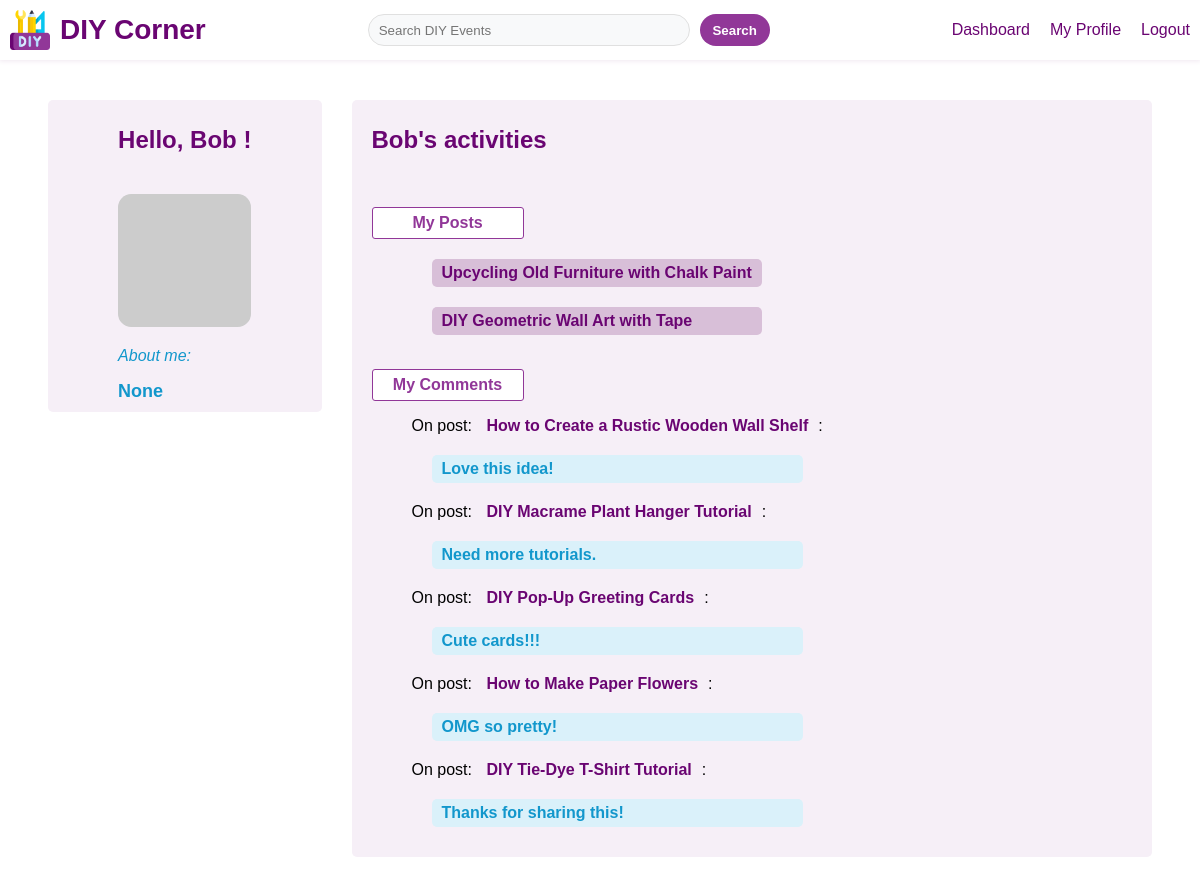
Page /profile/2 (signed in) on the committed database.
### app/models.py (models this page shows, shortened)
class User(db.Model, UserMixin):
    __tablename__ = 'user'
    id = db.Column(db.Integer, primary_key=True, autoincrement=True)
    username = db.Column(db.String(50), nullable=False)
    password_hash = db.Column(db.String(128), nullable=False)
    about_me = db.Column(db.Text, nullable=True)
    last_seen = db.Column(db.DateTime, nullable=False, default=datetime.now)
    def get_id(self):
        return self.id
    def avatar(self, size):
        digest = md5(self.username.lower().encode('utf-8')).hexdigest()
        return f'https://www.gravatar.com/avatar/{digest}?d=identicon&s={size}'

class Post(db.Model):
    __tablename__ = 'post'
    id = db.Column(db.Integer, primary_key=True, autoincrement=True)
    title = db.Column(db.String(100), nullable=False)
    content = db.Column(db.Text, nullable=False)
    date_posted = db.Column(db.DateTime, nullable=False, default=datetime.now)
    user_id = db.Column(db.Integer, db.ForeignKey('user.id'), nullable=False)
    author = db.relationship('User', backref=db.backref('post'))

class Comment(db.Model):
    __tablename__ = 'comment'
    id = db.Column(db.Integer, primary_key=True, autoincrement=True)
    content = db.Column(db.Text, nullable=False)
    date_posted = db.Column(db.DateTime, nullable=False, default=datetime.now)
    user_id = db.Column(db.Integer, db.ForeignKey('user.id'), nullable=False)
    post_id = db.Column(db.Integer, db.ForeignKey('post.id'), nullable=False)
    author = db.relationship('User', backref=db.backref('comment'))
    post = db.relationship('Post', backref=db.backref('comment', order_by=id))

### app/routes.py (the view)
@main.route('/profile/<int:user_id>', methods=['GET', 'POST'])
@login_required
def profile(user_id):
    user = User.query.get_or_404(user_id)
    posts = Post.query.filter_by(author=user).all()
    comments = Comment.query.filter_by(author=user).all()
    editprofile_form = EditProfileForm()
    if request.method == 'POST' and editprofile_form.validate_on_submit():
        if user == current_user:
            current_user.about_me = editprofile_form.about_me.data
            db.session.commit()
            flash('Your changes have been saved.')
            return redirect(url_for('main.profile', user_id=current_user.id))
    elif request.method == 'GET' and user == current_user:
        editprofile_form.about_me.data = current_user.about_me
    return render_template('profile.html', user=user, posts=posts, comments=comments, form=editprofile_form)

### app/forms.py
class EditProfileForm(FlaskForm):
    about_me = TextAreaField('About me', validators=[Length(min=0, max=140)])
    submit = SubmitField('Edit profile')

### app/models.py (called while the page is built)
@login.user_loader
def get_user(id):
    return User.query.get(int(id))

### app/templates/profile.html (shortened to what this page needs)
{% extends "base.html" %}
{% block content %}
<div class="profile-container">
    <div class="profile-left">
        <div>
            <h1>Hello, {{ user.username }} !</h1>
            <img src="{{ user.avatar(128) }}" alt="Avatar" class="profile-avatar">
            <p class="aboutme-label">About me:</p>
            <span id="about-me-text">{{ user.about_me }}</span>
        </div>
    </div>
    <div class="profile-right">
        <h1>{{ user.username }}'s activities</h1>
        <div>
            <h2>My Posts</h2>
            <ul>
                {% for post in posts %}
                <li><a href="{{ url_for('main.details', post_id=post.id) }}" class="post-link">{{ post.title }}</a></li>
                {% endfor %}
            </ul>
        </div>
        <div>
            <h2>My Comments</h2>
            <ul>
                {% for comment in comments %}
                <li>On post: <a href="{{ url_for('main.details', post_id=comment.post_id) }}" class="post-title-link">{{ comment.post.title }}</a>: <br>
                    <p class="comment-text">{{ comment.content }}</p>
                </li>
                {% endfor %}
            </ul>
        </div>
    </div>
</div>
{% endblock %}

### app/static/css/base.css (style rules this page uses)
* { list-style: none; text-decoration: none; font-family: Verdana, sans-serif; }

### app/static/css/index.css (style rules this page uses)
* { list-style: none; text-decoration: none; }

### app/static/css/dashboard.css (style rules this page uses)
* { list-style: none; text-decoration: none; }

### app/static/css/details.css (style rules this page uses)
* { list-style: none; text-decoration: none; }

### app/static/css/forms.css (style rules this page uses)
* { list-style: none; text-decoration: none; }

### app/static/css/profile.css (style rules this page uses)
* { list-style: none; text-decoration: none; }
.profile-container { display: flex; align-items: flex-start; height: auto; margin: 20px; padding: 80px 20px; gap: 30px; }
.profile-left { display: flex; flex-direction: column; align-items: center; position: sticky; top: 100px; flex:1; width: 25%; height: auto; padding: 10px; background-color: #f6eff7; border-radius: 5px; box-sizing: border-box; }
.profile-right { flex:3; width: 75%; display: flex; flex-direction: column; align-items: flex-start; padding: 10px 20px; background-color: #f6eff7; border-radius: 5px; box-sizing: border-box; }
.profile-container h1 { font-size: 24px; color: #6a0572; font-weight: 800; text-align: center; margin-bottom: 40px; }
.profile-avatar { width: 100%; height: auto; border-radius: 10%; }
.aboutme-label { font-size: 16px; color: #1297cc; font-style: italic; font-weight: 500; text-align: left; }
.profile-left span { display: flex; text-align: left; font-size: 18px; color: #1297cc; font-weight: 600; }
.profile-right h2 { width: 150px; height: 30px; font-size: 16px; background-color: white; border: 1px solid #913798; color: #913798; border-radius: 3px; font-weight: 600; display: flex; justify-content: center; align-items: center; text-align: center; margin-bottom: 10px; }
.post-link { display: flex; flex-direction: column; font-size: 16px; font-weight: bold; background-color: thistle; border-radius: 5px; margin: 20px; padding: 5px 10px; row-gap: 10px; color: #6a0572; }
.post-title-link { font-size: 16px; font-weight: bold; padding: 5px 10px; color: #6a0572; }
.comment-text { display: flex; flex-direction: column; font-size: 16px; font-weight: bold; background-color: #daf1fa; border-radius: 5px; margin: 20px; padding: 5px 10px; row-gap: 10px; color: #1297cc; }

### rows in the picture
User: username "Bob", about_me "None"
Post: title "Upcycling Old Furniture with Chalk Paint"
Post: title "DIY Geometric Wall Art with Tape"
Comment: post "How to Create a Rustic Wooden Wall Shelf", content "Love this idea!"
Comment: post "DIY Macrame Plant Hanger Tutorial", content "Need more tutorials."
Comment: post "DIY Pop-Up Greeting Cards", content "Cute cards!!!"
Comment: post "How to Make Paper Flowers", content "OMG so pretty!"
Comment: post "DIY Tie-Dye T-Shirt Tutorial", content "Thanks for sharing this!"
